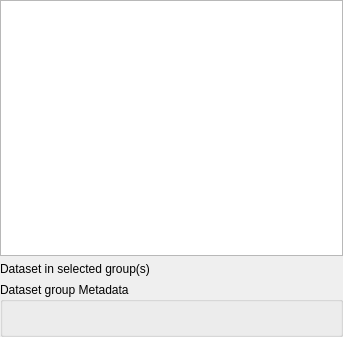
<?xml version="1.0" encoding="UTF-8"?>
<ui version="4.0">
 <class>QgsMeshRendererActiveDatasetWidgetBase</class>
 <widget class="QWidget" name="QgsMeshRendererActiveDatasetWidgetBase">
  <property name="enabled">
   <bool>true</bool>
  </property>
  <property name="geometry">
   <rect>
    <x>0</x>
    <y>0</y>
    <width>343</width>
    <height>337</height>
   </rect>
  </property>
  <property name="windowTitle">
   <string>Form</string>
  </property>
  <layout class="QVBoxLayout" name="verticalLayout">
   <property name="leftMargin">
    <number>0</number>
   </property>
   <property name="topMargin">
    <number>0</number>
   </property>
   <property name="rightMargin">
    <number>0</number>
   </property>
   <property name="bottomMargin">
    <number>0</number>
   </property>
   <item>
    <widget class="QgsMeshDatasetGroupTreeView" name="mDatasetGroupTreeView">
     <property name="minimumSize">
      <size>
       <width>0</width>
       <height>100</height>
      </size>
     </property>
    </widget>
   </item>
   <item>
    <widget class="QLabel" name="label_2">
     <property name="text">
      <string>Dataset in selected group(s)</string>
     </property>
    </widget>
   </item>
   <item>
    <widget class="QgsCollapsibleGroupBox" name="mActiveDatasetMetadataGroup">
     <property name="title">
      <string>Dataset group Metadata</string>
     </property>
     <layout class="QVBoxLayout" name="verticalLayout_2">
      <item>
       <widget class="QLabel" name="mActiveDatasetMetadata">
        <property name="text">
         <string/>
        </property>
        <property name="textFormat">
         <enum>Qt::RichText</enum>
        </property>
       </widget>
      </item>
     </layout>
    </widget>
   </item>
  </layout>
 </widget>
 <customwidgets>
  <customwidget>
   <class>QgsCollapsibleGroupBox</class>
   <extends>QGroupBox</extends>
   <header>qgscollapsiblegroupbox.h</header>
   <container>1</container>
  </customwidget>
  <customwidget>
   <class>QgsMeshDatasetGroupTreeView</class>
   <extends>QTreeView</extends>
   <header>mesh/qgsmeshdatasetgrouptreeview.h</header>
  </customwidget>
 </customwidgets>
 <resources/>
 <connections/>
</ui>
